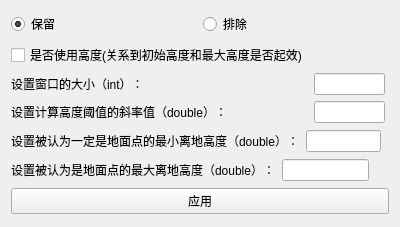
<?xml version="1.0" encoding="UTF-8"?>
<ui version="4.0">
 <class>QGround</class>
 <widget class="QSubDialogBase" name="QGround">
  <property name="geometry">
   <rect>
    <x>0</x>
    <y>0</y>
    <width>400</width>
    <height>227</height>
   </rect>
  </property>
  <property name="windowTitle">
   <string>地面过滤</string>
  </property>
  <layout class="QGridLayout" name="gridLayout">
   <item row="0" column="0">
    <layout class="QHBoxLayout" name="horizontalLayout">
     <item>
      <widget class="QRadioButton" name="radioButton_2">
       <property name="text">
        <string>保留</string>
       </property>
       <property name="checked">
        <bool>true</bool>
       </property>
      </widget>
     </item>
     <item>
      <widget class="QRadioButton" name="radioButton">
       <property name="text">
        <string>排除</string>
       </property>
      </widget>
     </item>
    </layout>
   </item>
   <item row="1" column="0">
    <layout class="QGridLayout" name="gridLayout_4">
     <item row="2" column="1">
      <widget class="QLineEdit" name="max_lineEdit_2"/>
     </item>
     <item row="1" column="0">
      <widget class="QLabel" name="label_5">
       <property name="text">
        <string>设置窗口的大小（int）：</string>
       </property>
      </widget>
     </item>
     <item row="1" column="1">
      <widget class="QLineEdit" name="min_lineEdit_2"/>
     </item>
     <item row="1" column="2">
      <spacer name="horizontalSpacer_6">
       <property name="orientation">
        <enum>Qt::Horizontal</enum>
       </property>
       <property name="sizeHint" stdset="0">
        <size>
         <width>40</width>
         <height>20</height>
        </size>
       </property>
      </spacer>
     </item>
     <item row="2" column="0">
      <widget class="QLabel" name="label_6">
       <property name="text">
        <string>设置计算高度阈值的斜率值（double）：</string>
       </property>
      </widget>
     </item>
     <item row="2" column="2">
      <spacer name="horizontalSpacer_7">
       <property name="orientation">
        <enum>Qt::Horizontal</enum>
       </property>
       <property name="sizeHint" stdset="0">
        <size>
         <width>40</width>
         <height>20</height>
        </size>
       </property>
      </spacer>
     </item>
     <item row="0" column="0">
      <widget class="QCheckBox" name="checkBox">
       <property name="text">
        <string>是否使用高度(关系到初始高度和最大高度是否起效)</string>
       </property>
       <property name="checked">
        <bool>false</bool>
       </property>
      </widget>
     </item>
    </layout>
   </item>
   <item row="3" column="0">
    <layout class="QGridLayout" name="gridLayout_3">
     <item row="0" column="0">
      <widget class="QLabel" name="label_3">
       <property name="text">
        <string>设置被认为是地面点的最大离地高度（double）：</string>
       </property>
      </widget>
     </item>
     <item row="0" column="1">
      <widget class="QLineEdit" name="max_lineEdit"/>
     </item>
     <item row="0" column="2">
      <spacer name="horizontalSpacer_5">
       <property name="orientation">
        <enum>Qt::Horizontal</enum>
       </property>
       <property name="sizeHint" stdset="0">
        <size>
         <width>40</width>
         <height>20</height>
        </size>
       </property>
      </spacer>
     </item>
    </layout>
   </item>
   <item row="4" column="0">
    <widget class="QPushButton" name="pushButton">
     <property name="text">
      <string>应用</string>
     </property>
    </widget>
   </item>
   <item row="2" column="0">
    <layout class="QGridLayout" name="gridLayout_5">
     <item row="0" column="0">
      <widget class="QLabel" name="label_4">
       <property name="text">
        <string>设置被认为一定是地面点的最小离地高度（double）：</string>
       </property>
      </widget>
     </item>
     <item row="0" column="1">
      <widget class="QLineEdit" name="max_lineEdit_3"/>
     </item>
     <item row="0" column="2">
      <spacer name="horizontalSpacer_8">
       <property name="orientation">
        <enum>Qt::Horizontal</enum>
       </property>
       <property name="sizeHint" stdset="0">
        <size>
         <width>40</width>
         <height>20</height>
        </size>
       </property>
      </spacer>
     </item>
    </layout>
   </item>
  </layout>
 </widget>
 <layoutdefault spacing="6" margin="11"/>
 <customwidgets>
  <customwidget>
   <class>QSubDialogBase</class>
   <extends>QWidget</extends>
   <header>qsubdialogbase.h</header>
   <container>1</container>
  </customwidget>
 </customwidgets>
 <resources/>
 <connections>
  <connection>
   <sender>pushButton</sender>
   <signal>clicked()</signal>
   <receiver>QGround</receiver>
   <slot>OnApply()</slot>
   <hints>
    <hint type="sourcelabel">
     <x>195</x>
     <y>199</y>
    </hint>
    <hint type="destinationlabel">
     <x>606</x>
     <y>192</y>
    </hint>
   </hints>
  </connection>
 </connections>
 <slots>
  <slot>OnApply()</slot>
 </slots>
</ui>
